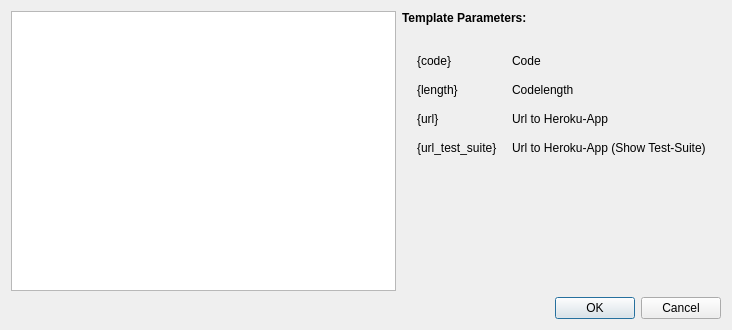
<?xml version="1.0" encoding="UTF-8"?>
<ui version="4.0">
 <class>TemplateDialog</class>
 <widget class="QDialog" name="TemplateDialog">
  <property name="geometry">
   <rect>
    <x>0</x>
    <y>0</y>
    <width>732</width>
    <height>330</height>
   </rect>
  </property>
  <property name="windowTitle">
   <string>Define the template for exporting</string>
  </property>
  <layout class="QVBoxLayout" name="verticalLayout">
   <item>
    <layout class="QGridLayout" name="gridLayout">
     <item row="0" column="1">
      <widget class="QLabel" name="label">
       <property name="text">
        <string>&lt;html&gt;&lt;head/&gt;&lt;body&gt;&lt;p&gt;&lt;span style=&quot; font-weight:600;&quot;&gt;Template Parameters: &lt;/span&gt;&lt;br/&gt;&lt;/p&gt;&lt;table border=&quot;0&quot; style=&quot; margin-top:0px; margin-bottom:0px; margin-left:0px; margin-right:0px;&quot; cellspacing=&quot;15&quot; cellpadding=&quot;0&quot;&gt;&lt;tr&gt;&lt;td&gt;&lt;p&gt;{code}&lt;/p&gt;&lt;/td&gt;&lt;td&gt;&lt;p&gt;Code&lt;/p&gt;&lt;/td&gt;&lt;/tr&gt;&lt;tr&gt;&lt;td&gt;&lt;p&gt;{length}&lt;/p&gt;&lt;/td&gt;&lt;td&gt;&lt;p&gt;Codelength&lt;/p&gt;&lt;/td&gt;&lt;/tr&gt;&lt;tr&gt;&lt;td&gt;&lt;p&gt;{url}&lt;/p&gt;&lt;/td&gt;&lt;td&gt;&lt;p&gt;Url to Heroku-App&lt;/p&gt;&lt;/td&gt;&lt;/tr&gt;&lt;tr&gt;&lt;td&gt;&lt;p&gt;{url_test_suite}&lt;/p&gt;&lt;/td&gt;&lt;td&gt;&lt;p&gt;Url to Heroku-App (Show Test-Suite)&lt;/p&gt;&lt;/td&gt;&lt;/tr&gt;&lt;/table&gt;&lt;/body&gt;&lt;/html&gt;</string>
       </property>
      </widget>
     </item>
     <item row="1" column="1">
      <spacer name="verticalSpacer">
       <property name="orientation">
        <enum>Qt::Vertical</enum>
       </property>
       <property name="sizeHint" stdset="0">
        <size>
         <width>20</width>
         <height>40</height>
        </size>
       </property>
      </spacer>
     </item>
     <item row="0" column="0" rowspan="2">
      <widget class="QPlainTextEdit" name="template_text_edit">
       <property name="font">
        <font>
         <family>Monospace</family>
        </font>
       </property>
      </widget>
     </item>
    </layout>
   </item>
   <item>
    <widget class="QDialogButtonBox" name="buttonBox">
     <property name="orientation">
      <enum>Qt::Horizontal</enum>
     </property>
     <property name="standardButtons">
      <set>QDialogButtonBox::Cancel|QDialogButtonBox::Ok</set>
     </property>
    </widget>
   </item>
  </layout>
 </widget>
 <resources/>
 <connections>
  <connection>
   <sender>buttonBox</sender>
   <signal>accepted()</signal>
   <receiver>TemplateDialog</receiver>
   <slot>accept()</slot>
   <hints>
    <hint type="sourcelabel">
     <x>248</x>
     <y>254</y>
    </hint>
    <hint type="destinationlabel">
     <x>157</x>
     <y>274</y>
    </hint>
   </hints>
  </connection>
  <connection>
   <sender>buttonBox</sender>
   <signal>rejected()</signal>
   <receiver>TemplateDialog</receiver>
   <slot>reject()</slot>
   <hints>
    <hint type="sourcelabel">
     <x>316</x>
     <y>260</y>
    </hint>
    <hint type="destinationlabel">
     <x>286</x>
     <y>274</y>
    </hint>
   </hints>
  </connection>
 </connections>
</ui>
